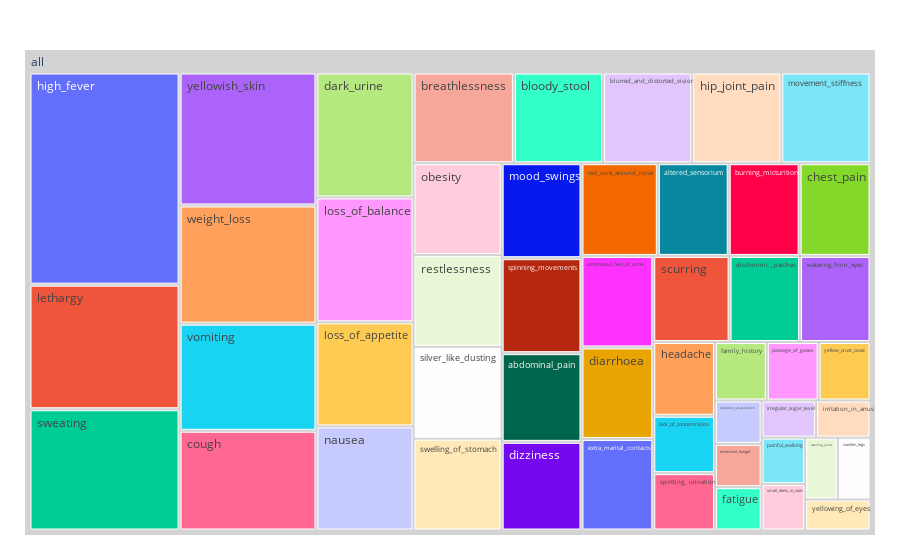

The cell this chart's notebook holds for it:
### Code cell
# Most Frequent Symptom_4
df_mfs4 = pd.DataFrame(most_frequent_symptom4)
df_mfs4 = df_mfs4.reset_index()

fig = px.treemap(df_mfs4, path=[px.Constant("all"), 'Symptom_4'], values= 'count')

fig.update_traces(root_color="lightgray")
fig.update_layout(margin = dict(t=50, l=25, r=25, b=25))
fig.show()

### Figure 1 — Plotly figure (JSON) as saved in the notebook; plotly's stock layout.template omitted (floating-point values rounded to 4 significant figures)
{"data": [{"branchvalues": "total", "domain": {"x": [0, 1], "y": [0, 1]}, "hovertemplate": "labels=%{label}<br>count=%{value}<br>parent=%{parent}<br>id=%{id}<extra></extra>", "ids": ["all/ abdominal_pain", "all/ altered_sensorium", "all/ bloody_stool", "all/ blurred_and_distorted_vision", "all/ breathlessness", "all/ burning_micturition", "all/ chest_pain", "all/ continuous_feel_of_urine", "all/ cough", "all/ dark_urine", "all/ diarrhoea", "all/ dischromic _patches", "all/ distention_of_abdomen", "all/ dizziness", "all/ excessive_hunger", "all/ extra_marital_contacts", "all/ family_history", "all/ fatigue", "all/ headache", "all/ high_fever", "all/ hip_joint_pain", "all/ irregular_sugar_level", "all/ irritation_in_anus", "all/ lack_of_concentration", "all/ lethargy", "all/ loss_of_appetite", "all/ loss_of_balance", "all/ mood_swings", "all/ movement_stiffness", "all/ nausea", "all/ obesity", "all/ painful_walking", "all/ passage_of_gases", "all/ red_sore_around_nose", "all/ restlessness", "all/ scurring", "all/ silver_like_dusting", "all/ small_dents_in_nails", "all/ spinning_movements", "all/ spotting_ urination", "all/ sweating", "all/ swelling_joints", "all/ swelling_of_stomach", "all/ swollen_legs", "all/ vomiting", "all/ watering_from_eyes", "all/ weight_loss", "all/ yellow_crust_ooze", "all/ yellowing_of_eyes", "all/ yellowish_skin", "all"], "labels": [" abdominal_pain", " altered_sensorium", " bloody_stool", " blurred_and_distorted_vision", " breathlessness", " burning_micturition", " chest_pain", " continuous_feel_of_urine", " cough", " dark_urine", " diarrhoea", " dischromic _patches", " distention_of_abdomen", " dizziness", " excessive_hunger", " extra_marital_contacts", " family_history", " fatigue", " headache", " high_fever", " hip_joint_pain", " irregular_sugar_level", " irritation_in_anus", " lack_of_concentration", " lethargy", " loss_of_appetite", " loss_of_balance", " mood_swings", " movement_stiffness", " nausea", " obesity", " painful_walking", " passage_of_gases", " red_sore_around_nose", " restlessness", " scurring", " silver_like_dusting", " small_dents_in_nails", " spinning_movements", " spotting_ urination", " sweating", " swelling_joints", " swelling_of_stomach", " swollen_legs", " vomiting", " watering_from_eyes", " weight_loss", " yellow_crust_ooze", " yellowing_of_eyes", " yellowish_skin", "all"], "name": "", "parents": ["all", "all", "all", "all", "all", "all", "all", "all", "all", "all", "all", "all", "all", "all", "all", "all", "all", "all", "all", "all", "all", "all", "all", "all", "all", "all", "all", "all", "all", "all", "all", "all", "all", "all", "all", "all", "all", "all", "all", "all", "all", "all", "all", "all", "all", "all", "all", "all", "all", "all", ""], "root": {"color": "lightgray"}, "type": "treemap", "values": [84, 78, 96, 96, 108, 78, 78, 78, 162, 144, 78, 72, 24, 84, 24, 78, 36, 24, 54, 378, 96, 24, 24, 42, 222, 120, 144, 90, 96, 120, 96, 24, 36, 84, 96, 78, 96, 24, 90, 42, 216, 24, 96, 24, 174, 72, 192, 36, 24, 216, 4572]}], "layout": {"legend": {"tracegroupgap": 0}, "margin": {"b": 25, "l": 25, "r": 25, "t": 50}}}
